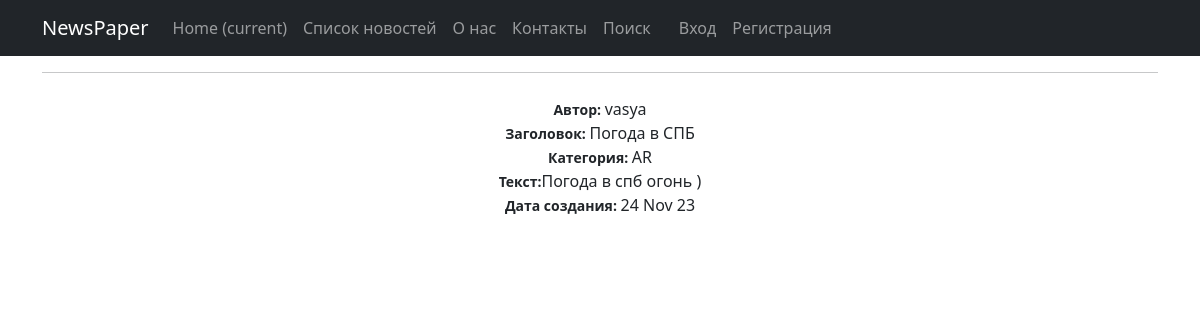
Screenshot of /3/ with the database file from the repository.
### news/models.py (models this page shows, shortened)
class Post(models.Model):
    author = models.ForeignKey(Author, on_delete=models.CASCADE, verbose_name='Автор')
    NEWS = 'NW'
    ARTICLE = 'AR'
    CATEGORY_CHOICES = (
        (NEWS, 'Новость'),
        (ARTICLE, 'Статья'),
    )
    categoryType = models.CharField(max_length=2, choices=CATEGORY_CHOICES,default=ARTICLE, verbose_name='Категория')
    dateCreation = models.DateTimeField(auto_now_add=True, verbose_name='Дата создания')
    postCategory = models.ManyToManyField(Category, through='PostCategory')
    title = models.CharField(max_length=128, verbose_name='Заголовок')
    text = models.TextField(verbose_name='Текст')
    rating = models.SmallIntegerField(default=0, verbose_name='Рэйтинг')
    class Meta:
        verbose_name = 'Пост'
        verbose_name_plural = 'Посты'

class Author(models.Model):
    authorUser = models.OneToOneField(User, on_delete=models.CASCADE)
    ratingAuthor = models.SmallIntegerField(default=0)
    def __str__(self):
        return self.authorUser.username
    class Meta:
        verbose_name = 'Автор'
        verbose_name_plural = 'Авторы'

### news/views.py (the view)
# urls.py: path('<int:pk>/', PostDetail.as_view(),name='post_detail'),
class PostDetail(DetailView):
    context_object_name = 'Post'
    template_name = 'news/post_detail.html'
    queryset = Post.objects.all()
    def get_object(self, *args, **kwargs): # переопределяем метод получения объекта, как ни странно
        obj = cache.get(f'post-{self.kwargs["pk"]}', None) # кэш очень похож
        if not obj:
            obj = super().get_object(queryset=self.queryset)
            cache.set(f'post-{self.kwargs["pk"]}', obj)
        return obj

### news/templatetags/custom_filters.py (called while the page is built)
@register.filter()
def censor(value):
    list = value.split()
    censor_list = []
    for word in list:
        if word in bad_words:
            word = "*" * len(word)
            censor_list.append(word)
        else:
            censor_list.append(word)
    return ' '.join(censor_list)

### templates/news/post_detail.html (shortened to what this page needs)
{% extends 'flatpages/default.html' %}
{% load custom_filters %}
{% block content%}
<hr>
<ul class="list-group list-group-flush">
    <li class="list-group-item">
        <small class="fw-bold">Автор: </small> {{ Post.author }} <br>
        <small class="fw-bold">Заголовок:  </small> {{ Post.title | censor }} <br>
        <small class="fw-bold">Категория:  </small> {{ Post.categoryType }}<br>
        <small class="fw-bold">Текст:</small>{{ Post.text }} <br>
        <small class="fw-bold">Дата создания:  </small> {{ Post.dateCreation | date:'d M y' }} <br>
    </li>
</ul>
{% endblock content%}

### rows the page displays
Post: author "vasya", title|censor "Погода в СПБ", categoryType "AR", text "Погода в спб огонь )", dateCreation "24 Nov 23"
